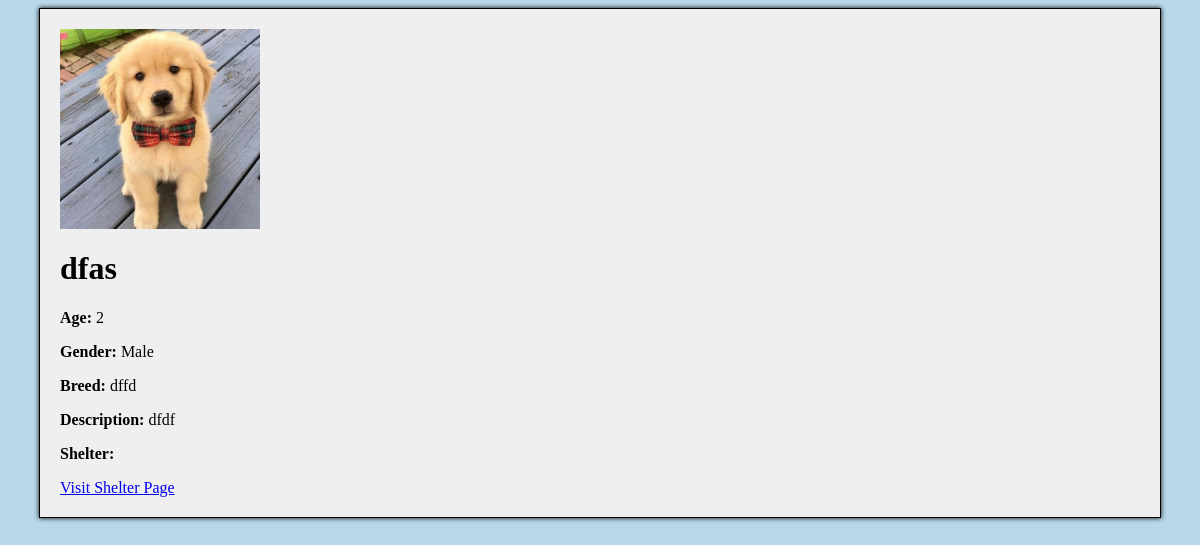
Page /dogs/8/ on the committed database.
### gui/models.py (models this page shows, shortened)
class DogAdoptionPost(models.Model):
    GENDER_CHOICES = [
        ('male', 'Male'),
        ('female', 'Female'),
    ]
    name = models.CharField(max_length=255)
    age = models.PositiveIntegerField()
    gender = models.CharField(max_length=6, choices=GENDER_CHOICES)
    breed = models.CharField(max_length=255)
    description = models.TextField()
    shelter = models.ForeignKey(Shelter, on_delete=models.CASCADE, null=True)
    image = models.ImageField(upload_to='dogs/', blank=True, null=True)

### gui/views.py (the view)
# urls.py: path('dogs/<int:pk>/', DogDetailView.as_view(), name='dog_details'),
class DogDetailView(DetailView):
    model = DogAdoptionPost
    template_name = 'dog_details.html'
    context_object_name = 'dog'

### gui/templates/dog_details.html
{% extends "base_content.html" %}
{% load static %}
{% block content %}
<div class="dog-details">
    <div class="dog-image">
        {% if dog.image %}
            <img src="{{ dog.image.url }}" style="width: 200px; height: 200px;">
        {% else %}
            <img src="{% static 'dog_silhouette.jpg' %}" style="width: 200px; height: 200px;">
        {% endif %}
    </div>
    <div class="dog-info">
        <h1>{{ dog.name }}</h1>
        <p><strong>Age:</strong> {{ dog.age }}</p>
        <p><strong>Gender:</strong> {{ dog.get_gender_display }}</p>
        <p><strong>Breed:</strong> {{ dog.breed }}</p>
        <p><strong>Description:</strong> {{ dog.description }}</p>
        <p><strong>Shelter:</strong> {{ dog.shelter.name }}</p>
        <a href="{% url 'shelter_details' dog.shelter.pk %}">Visit Shelter Page</a>
    </div>
</div>
{% endblock %}

### gui/static/generic.css (style rules this page uses)
body { background-color: #b9d9eb; }
.dog-image { width: 100%; height: auto; object-fit: cover; border-radius: 10px; max-width: 200px; max-height: 200px; }

### rows in the picture
DogAdoptionPost: image (picture), name "dfas", age "2", gender "Male", breed "dffd", description "dfdf"
